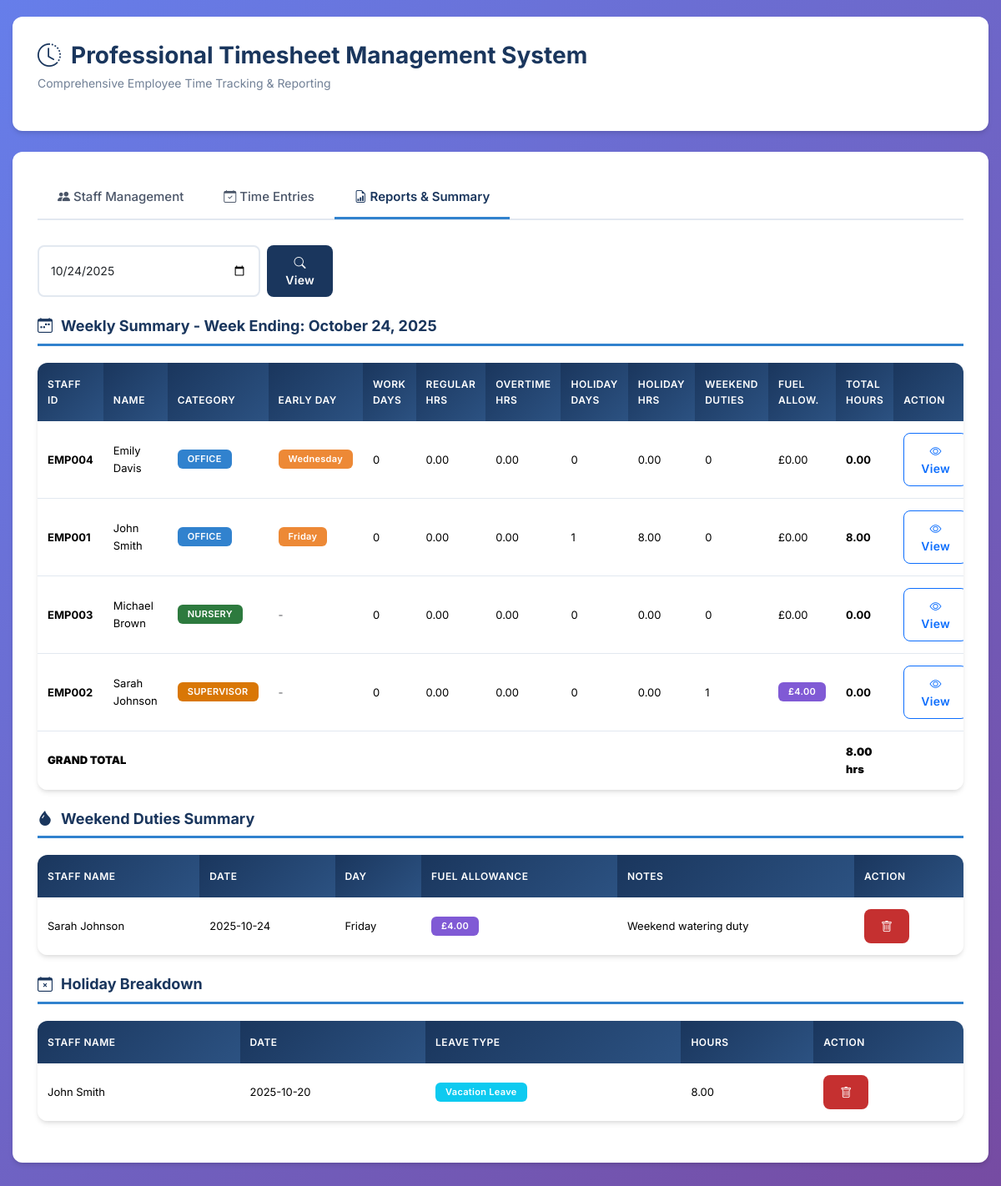
/index.php?tab=reports&week_ending=2025-10-24, run on the app's committed database.
### tables this page shows
CREATE TABLE IF NOT EXISTS weekend_duties (
    id INT AUTO_INCREMENT PRIMARY KEY,
    staff_id VARCHAR(50) NOT NULL,
    duty_date DATE NOT NULL,
    fuel_allowance DECIMAL(10,2) DEFAULT 4.00,
    notes TEXT DEFAULT NULL,
    created_at TIMESTAMP DEFAULT CURRENT_TIMESTAMP,
    updated_at TIMESTAMP DEFAULT CURRENT_TIMESTAMP ON UPDATE CURRENT_TIMESTAMP,
    UNIQUE KEY unique_duty (staff_id, duty_date),
    INDEX idx_staff_id (staff_id),
    INDEX idx_duty_date (duty_date),
    FOREIGN KEY (staff_id) REFERENCES staff(staff_id) ON DELETE CASCADE ON UPDATE CASCADE
);

CREATE TABLE IF NOT EXISTS staff (
    id INT AUTO_INCREMENT PRIMARY KEY,
    staff_id VARCHAR(50) UNIQUE NOT NULL,
    name VARCHAR(255) NOT NULL,
    email VARCHAR(255) DEFAULT NULL,
    early_day VARCHAR(20) DEFAULT NULL,
    category ENUM('office', 'supervisor', 'nursery') DEFAULT 'office',
    fuel_allowance_rate DECIMAL(10,2) DEFAULT 0.00,
    weekly_hours DECIMAL(5,2) DEFAULT 39.00,
    created_at TIMESTAMP DEFAULT CURRENT_TIMESTAMP,
    updated_at TIMESTAMP DEFAULT CURRENT_TIMESTAMP ON UPDATE CURRENT_TIMESTAMP,
    INDEX idx_category (category),
    INDEX idx_staff_id (staff_id)
);

CREATE TABLE IF NOT EXISTS holidays (
    id INT AUTO_INCREMENT PRIMARY KEY,
    staff_id VARCHAR(50) NOT NULL,
    holiday_date DATE NOT NULL,
    holiday_type VARCHAR(50) DEFAULT 'vacation',
    hours DECIMAL(5,2) DEFAULT 8.00,
    notes TEXT DEFAULT NULL,
    created_at TIMESTAMP DEFAULT CURRENT_TIMESTAMP,
    updated_at TIMESTAMP DEFAULT CURRENT_TIMESTAMP ON UPDATE CURRENT_TIMESTAMP,
    UNIQUE KEY unique_holiday (staff_id, holiday_date),
    INDEX idx_staff_id (staff_id),
    INDEX idx_holiday_date (holiday_date),
    INDEX idx_holiday_type (holiday_type),
    FOREIGN KEY (staff_id) REFERENCES staff(staff_id) ON DELETE CASCADE ON UPDATE CASCADE
);

### index.php (the view, shortened to what the rows shown need)
<!DOCTYPE html>
<html lang="en">
<head>
    <link href="https://cdn.jsdelivr.net/npm/bootstrap@5.3.2/dist/css/bootstrap.min.css" rel="stylesheet">
    <link rel="stylesheet" href="https://cdn.jsdelivr.net/npm/bootstrap-icons@1.11.2/font/bootstrap-icons.css">
</head>
<body>
    <?php
    require_once 'Timesheet.php';
    $timesheet = new Timesheet();
    $weekEnding = $_GET['week_ending'] ?? date('Y-m-d', strtotime('this friday'));
    $holidaySummary = $timesheet->getHolidaySummary($weekEnding);
    $weekendDuties = $timesheet->getAllWeekendDuties($weekEnding);
    $holidayTypes = $timesheet->getHolidayTypes();
    $activeTab = $_GET['tab'] ?? 'staff';
    ?>
    <div class="main-container">
        <div class="header-card">
            <h1 class="system-title">
                <i class="bi bi-clock-history"></i>
                Professional Timesheet Management System
            </h1>
        </div>
        <div class="content-card">
            <div class="tab-content mt-4">
                <div class="tab-pane fade <?= $activeTab === 'reports' ? 'show active' : '' ?>" id="reports-tab">
                    <div class="table-container">
                        <div class="table-responsive">
                            <table class="table table-hover">
                                <thead>
                                    <tr>
                                        <th>Staff ID</th>
                                        <th>Name</th>
                                        <th>Category</th>
                                        <th>Early Day</th>
                                        <th>Work Days</th>
                                        <th>Regular Hrs</th>
                                        <th>Overtime Hrs</th>
                                        <th>Holiday Days</th>
                                        <th>Holiday Hrs</th>
                                        <th>Weekend Duties</th>
                                        <th>Fuel Allow.</th>
                                        <th>Total Hours</th>
                                        <th>Action</th>
                                    </tr>
                                </thead>
                            </table>
                        </div>
                    </div>
                    <?php if (!empty($weekendDuties)): ?>
                    <div class="table-container">
                        <div class="table-responsive">
                            <table class="table table-hover">
                                <thead>
                                    <tr>
                                        <th>Staff Name</th>
                                        <th>Date</th>
                                        <th>Day</th>
                                        <th>Fuel Allowance</th>
                                        <th>Notes</th>
                                        <th>Action</th>
                                    </tr>
                                </thead>
                                <tbody>
                                    <?php foreach ($weekendDuties as $duty): ?>
                                    <tr>
                                        <td><?= htmlspecialchars($duty['name']) ?></td>
                                        <td><?= date('Y-m-d', strtotime($duty['duty_date'])) ?></td>
                                        <td><?= date('l', strtotime($duty['duty_date'])) ?></td>
                                        <td><span class="badge badge-fuel">£<?= number_format($duty['fuel_allowance'], 2) ?></span></td>
                                        <td><?= htmlspecialchars($duty['notes']) ?></td>
                                        <td>
                                            <a href="?delete_duty=1&staff_id=<?= $duty['staff_id'] ?>&date=<?= $duty['duty_date'] ?>&week_ending=<?= $weekEnding ?>&tab=reports"
                                               class="btn btn-sm btn-danger"
                                               onclick="return confirm('Delete this duty?')">
                                                <i class="bi bi-trash"></i>
                                            </a>
                                        </td>
                                    </tr>
                                    <?php endforeach; ?>
                                </tbody>
                            </table>
                        </div>
                    </div>
                    <?php endif; ?>
                    <?php if (!empty($holidaySummary)): ?>
                    <div class="table-container">
                        <div class="table-responsive">
                            <table class="table table-hover">
                                <thead>
                                    <tr>
                                        <th>Staff Name</th>
                                        <th>Date</th>
                                        <th>Leave Type</th>
                                        <th>Hours</th>
                                        <th>Action</th>
                                    </tr>
                                </thead>
                                <tbody>
                                    <?php foreach ($holidaySummary as $holiday): ?>
                                    <tr>
                                        <td><?= htmlspecialchars($holiday['name']) ?></td>
                                        <td><?= date('Y-m-d', strtotime($holiday['holiday_date'])) ?></td>
                                        <td>
                                            <span class="badge bg-info text-white">
                                                <?= $holidayTypes[$holiday['holiday_type']] ?? $holiday['holiday_type'] ?>
                                            </span>
                                        </td>
                                        <td><?= number_format($holiday['total_hours'], 2) ?></td>
                                        <td>
                                            <a href="?delete_holiday=1&staff_id=<?= $holiday['staff_id'] ?>&date=<?= $holiday['holiday_date'] ?>&week_ending=<?= $weekEnding ?>&tab=reports"
                                               class="btn btn-sm btn-danger"
                                               onclick="return confirm('Delete this holiday?')">
                                                <i class="bi bi-trash"></i>
                                            </a>
                                        </td>
                                    </tr>
                                    <?php endforeach; ?>
                                </tbody>
                            </table>
                        </div>
                    </div>
                    <?php endif; ?>
                </div>
            </div>
        </div>
    </div>
</body>
</html>

### data on the page
weekend_duties: staff.name "Sarah Johnson", duty_date "2025-10-24", duty_date "Friday", fuel_allowance "4.00", notes "Weekend watering duty"
holidays: staff.name "John Smith", holiday_date "2025-10-20", holiday_type "Vacation Leave", hours "8.00"

### other printed values
$summary['staff_id'] "EMP004"
$summary['name'] "Emily Davis"
$summary['category'] "OFFICE"
$summary['early_day'] "Wednesday"
$summary['days_worked'] "0"
$summary['total_regular_hours'] "0.00"
$summary['holiday_days'] "0"
$summary['total_holiday_hours'] "0.00"
$summary['weekend_duties'] "0"
$totalHours "0.00"
$summary['staff_id'] "EMP001"
$summary['name'] "John Smith"
$summary['early_day'] "Friday"
$summary['holiday_days'] "1"
$summary['total_holiday_hours'] "8.00"
